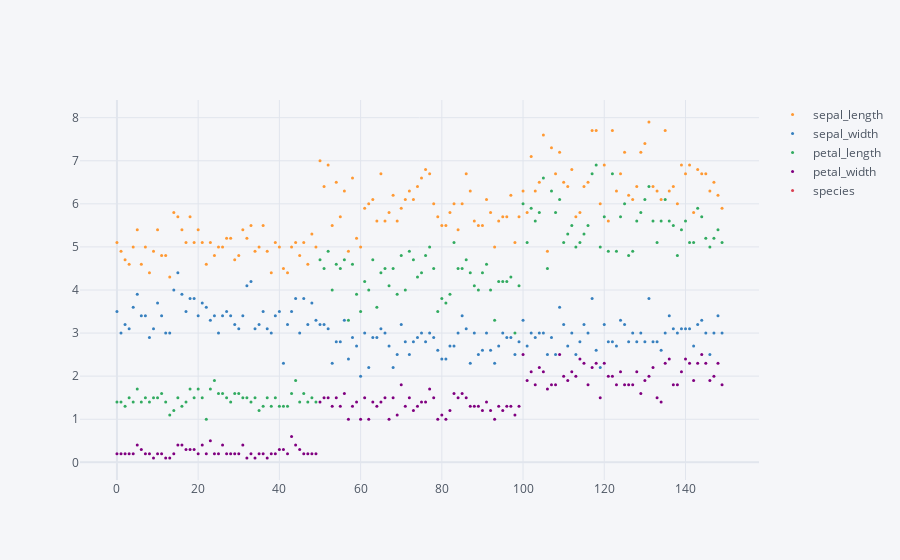

The cell this chart's notebook holds for it:
### Code cell
df.iplot(kind = 'scatter',mode = 'markers',size = 3 )

### Figure 1 — Plotly figure (JSON) as saved in the notebook; plotly's stock layout.template omitted (floating-point values rounded to 4 significant figures; data arrays with more than 128 entries replaced by an {"elided": "..."} marker saying what was removed)
{"data": [{"line": {"color": "rgba(255, 153, 51, 1.0)", "dash": "solid", "shape": "linear", "width": 1.3}, "marker": {"size": 3, "symbol": "circle"}, "mode": "markers", "name": "sepal_length", "text": "", "type": "scatter", "x": {"elided": "150 int values"}, "y": {"elided": "150 float values"}}, {"line": {"color": "rgba(55, 128, 191, 1.0)", "dash": "solid", "shape": "linear", "width": 1.3}, "marker": {"size": 3, "symbol": "circle"}, "mode": "markers", "name": "sepal_width", "text": "", "type": "scatter", "x": {"elided": "150 int values"}, "y": {"elided": "150 float values"}}, {"line": {"color": "rgba(50, 171, 96, 1.0)", "dash": "solid", "shape": "linear", "width": 1.3}, "marker": {"size": 3, "symbol": "circle"}, "mode": "markers", "name": "petal_length", "text": "", "type": "scatter", "x": {"elided": "150 int values"}, "y": {"elided": "150 float values"}}, {"line": {"color": "rgba(128, 0, 128, 1.0)", "dash": "solid", "shape": "linear", "width": 1.3}, "marker": {"size": 3, "symbol": "circle"}, "mode": "markers", "name": "petal_width", "text": "", "type": "scatter", "x": {"elided": "150 int values"}, "y": {"elided": "150 float values"}}, {"line": {"color": "rgba(219, 64, 82, 1.0)", "dash": "solid", "shape": "linear", "width": 1.3}, "marker": {"size": 3, "symbol": "circle"}, "mode": "markers", "name": "species", "text": "", "type": "scatter", "x": {"elided": "150 int values"}, "y": {"elided": "150 str values"}}], "layout": {"autosize": true, "legend": {"bgcolor": "#F5F6F9", "font": {"color": "#4D5663"}}, "paper_bgcolor": "#F5F6F9", "plot_bgcolor": "#F5F6F9", "title": {"font": {"color": "#4D5663"}}, "xaxis": {"autorange": true, "gridcolor": "#E1E5ED", "range": [-9.492, 158.5], "showgrid": true, "tickfont": {"color": "#4D5663"}, "title": {"font": {"color": "#4D5663"}, "text": ""}, "type": "linear", "zerolinecolor": "#E1E5ED"}, "yaxis": {"autorange": true, "gridcolor": "#E1E5ED", "range": [-0.5, 8.5], "showgrid": true, "tickfont": {"color": "#4D5663"}, "title": {"font": {"color": "#4D5663"}, "text": ""}, "type": "linear", "zerolinecolor": "#E1E5ED"}}}
